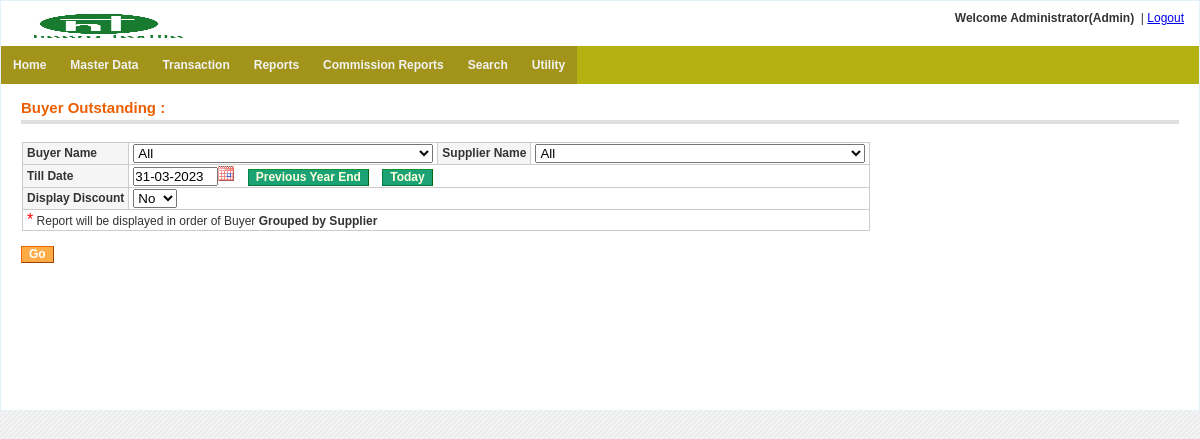
The page /outstanding_report/buyer_outstanding.php (signed in) on the database its author committed.
### tables this page shows
CREATE TABLE `menu` (
  `menu_id` int(11) NOT NULL auto_increment,
  `menu_name` varchar(255) NOT NULL,
  `parent_id` int(11) NOT NULL default '0' COMMENT '0 if menu is root level or menuid if this is child on any menu',
  `link` varchar(255) NOT NULL,
  `status` enum('0','1') NOT NULL default '1' COMMENT '0 for disabled menu or 1 for enabled menu',
  `user_role` varchar(20) NOT NULL default '',
  PRIMARY KEY  (`menu_id`)
);

### includes/settings.php (called while the page is built, shortened)
<?php
$host=$_SERVER["HTTP_HOST"];
if(false) {
		$web_path="http://malwainfotech.com/Textile/";
	}
 else {
	$web_path="http://$host/HTextile/";
}
?>

### outstanding_report/buyer_outstanding.php (the view, shortened to what this page needs)
<?php include("../includes/check_session.php");
?>
<!DOCTYPE html PUBLIC "-//W3C//DTD XHTML 1.0 Transitional//EN" "http://www.w3.org/TR/xhtml1/DTD/xhtml1-transitional.dtd">
<html xmlns="http://www.w3.org/1999/xhtml">
<head>
<link href="<?php echo $web_path; ?>css/style.css" rel="stylesheet" type="text/css" />
<?php include("../includes/jQDate.php"); ?>
<?php
$time=time()+19800;
$month=date('n',$time);
$curr_year=date('Y',$time);
$next_year=$curr_year+1;
$prev_year=$curr_year-1;
if($month>3){
    $default_end_date="31-03-$next_year";
}else{
    $default_start_date="01-04-$prev_year";
    $default_end_date="31-03-$curr_year";
}
?>
</head>
<body>
<table width="100%"  align="center" style="border:1px solid #e5f1f8;background-color:#FFFFFF">
  <tr>
    <td><?php include("../includes/header.php"); ?></td>
  </tr>
  <tr>
    <td><?php include("../includes/menu.php"); ?></td>
  </tr>
  <tr>
    <td height="326" valign="top">
      <table width="100%" align="center" cellpadding="0" cellspacing="0" border="0">
        <tr>
          <td valign="top">
            <div class="content_padding">
              <div class="content-header">
                <table width="100%" border='0'><tr><td><h3>Buyer Outstanding :</h3></td></tr></table>
              </div>
              <form method="post" id="report" onsubmit="" enctype="multipart/form-data" >
              <table class="tbl_border">
                <tr>
                <th align="left">Buyer Name</th>
      <td>
          <select onchange='downloadLock()' name="buyer_account_code" id="buyer_account_code">
              <option value="">All</option>
          </select>
      </td>
                  <th  align="left"> Supplier Name </th>
                  <td>
                    <select onchange='downloadLock()'  name="supplier_account_code" id="supplier_account_code">
                        <option value="">All</option>
                    </select>
		              </td>
                </tr>
                <?php
                  $disp_end_date=$default_end_date;
                ?>
                <tr>
                  <th align="left"> Till Date </th>
                  <td colspan='3'><input type="text"  onChange="validatedate_format(this);downloadLock()"  name="bill_end_date" class="datepick" size="8" id="bill_end_date" value="<?php echo $disp_end_date ?>" />
                  &nbsp;&nbsp; <input  type="button" class="date-button" onclick="changeDates()" name="changeDate" id="changeDate" value="Previous Year End" />
                  &nbsp;&nbsp; <input  type="button" class="date-button" onclick="todayDates()" name="todayDate" id="todayDate" value="Today" />
                </td>
                </tr>
                <tr>
                  <th align="left"> Display Discount </th>
                  <td colspan='3'>
                  <select name="disp_dis" id="disp_dis" onchange='downloadLock()'  >
                          <?php
                          $disp_dis_arr=array('No','Yes');
                          foreach($disp_dis_arr as $v)
                          {
                          $selected="";
                          echo "<option $selected>".$v."</option>";
                          }
                          ?>
                    </select>
                  </td>
                <tr><td colspan='4'> <span class="astrik">*</span> Report will be displayed in order of Buyer <b> Grouped by Supplier </b></td></tr>
              </table>
              <br>
              <table>
              <tr>
                <td>
                <input  type="button" class="form-button" onclick="report_submit()" name="my_btn" value="Go" />
                </td></tr>
              </table>
              <br>
              <br>
              </form>
            </div>
          </td>
        </tr>
      </table>
    </td>
  </tr>
</table>
</body>
</html>

### includes/menu.php
<?php
$con=get_connection();
?>
<?php
function get_menu_tree($parent_id,$web_path)
{
  global $con;
  $role_id="";
  if(isset($_SESSION['ROLEID'])){
    $role_id=$_SESSION['ROLEID'];
  }
  $menu = "";
    $sqlquery = " SELECT * FROM menu where status='1' and parent_id='$parent_id' and user_role='$role_id' ";
	$res=mysqli_query($con,$sqlquery);
    while($row=mysqli_fetch_array($res,MYSQLI_ASSOC))
	{
           $menu .="<li><a href='".$web_path.$row['link']."?menu_id=".$row['menu_id']."'>".$row['menu_name']."</a>";
		   $menu .= "<ul>".get_menu_tree($row['menu_id'],$web_path)."</ul>";
 		   $menu .= "</li>";
    }
    return $menu;
}
?>
<ul class="main-navigation">
<?php echo get_menu_tree(0,$web_path); ?>
</ul>

### Htextile/css/style.css (style rules this page uses)
body { margin-left: 0px; margin-top: 0px; margin-right: 0px; margin-bottom: 0px; font-family: Arial, Verdana, Helvetica, sans-serif; font-size: 12px; color: #333333; background-color: #ffffff; background-color: #D4D3D3; background-color: #E8E8DC; background-image: url(images/bg-body.jpg); }
.tbl_border { border: 1px solid #cccccc; border-collapse: collapse; padding: 1px 4px; margin: 1px; }
.tbl_border td { border: 1px solid #cccccc; border-collapse: collapse; padding: 1px 4px; }
.tbl_border th { border: 1px solid #cccccc; background-color: #F5F5F5; border-collapse: collapse; padding: 1px 4px; margin: 1px; }
table { border-collapse: collapse; }
.tbl_border2 td, th { border: 1px solid #cccccc; border-collapse: collapse; padding: 10px; margin: 1px; }
button, .form-button { -x-system-font: none; background: #FFAC47 repeat-x scroll 0 100%; border-color: #ED6502 #A04300 #A04300 #ED6502; border-style: solid; border-width: 1px; color: #FFFFFF; cursor: pointer; font-family: arial, helvetica, sans-serif; font-size: 12px; font-size-adjust: none; font-stretch: normal; font-style: normal; font-variant: normal; font-weight: bold; line-height: normal; padding: 0 7px 1px; text-align: center !important; white-space: nowrap; }
.date-button { -x-system-font: none; background: #1ba275 repeat-x scroll 0 100%; border-color: #11912d #016812 #027930 #048147; border-style: solid; border-width: 1px; color: #FFFFDD; cursor: pointer; font-family: arial, helvetica, sans-serif; font-size: 12px; font-size-adjust: none; font-stretch: normal; font-style: normal; font-variant: normal; font-weight: bold; line-height: normal; padding: 0 7px 1px; text-align: center !important; white-space: nowrap; }
.content-header { margin-bottom: 18px; border-bottom: 4px solid #dfdfdf; padding-bottom: .25em; margin-top: 10px; }
.content-header h3 { color: #EB5E00; float: left; font-size: 1.25em; line-height: 1.2em; margin: 0.3em 0.5em 0 0; }
.content_padding { padding: 0 20px 20px 20px; }
.astrik { color: #FF0000; font-size: 16px; }
ul { list-style: none; padding: 0; margin: 0; background: #b4b213; position: relative; z-index: 1; }
ul li { display: block; position: relative; float: left; background: #a2941b; }
ul li a { display: block; padding: 1em; text-decoration: none; white-space: nowrap; color: #f2f2f2; font: bold 12px Arial, sans-serif; }
ul:before, ul:after { content: " "; display: table; }
ul:after { clear: both; }

### outstanding_report/buyer_outstanding.php (style rules this page uses)
* { margin:0; padding:0; }
table,th,td { border-collapse:collapse; font-size:12px; }

### rows shown on the page
menu: menu_name "Home"
menu: menu_name "Master Data"
menu: menu_name "Transaction"
menu: menu_name "Reports"
menu: menu_name "Commission Reports"
menu: menu_name "Search"
menu: menu_name "Utility"

### other values the page prints
$_SESSION['USER_NAME'] "Administrator"
$disp_role_name "Admin"
form field disp_dis "No"
